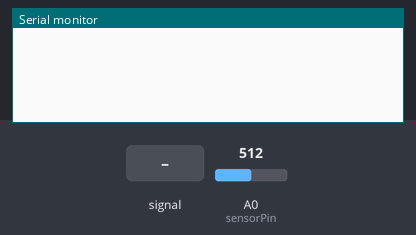
The sketch below on a simulated Arduino Uno, built with avr-gcc and run on an emulated ATmega328P. On the bench: the last lines printed to the serial monitor. The inputs (shaded band) are chosen by the test bench; at power-on: A0 (sensorPin) = 512.

Above: at 1.2 s.
1.3 s: A0 (sensorPin) fed a 200 Hz sine of ±255 counts around its level
At 2.6 s:
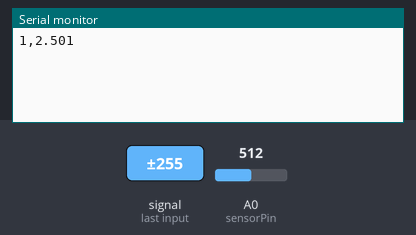
4.3 s: A0 (sensorPin) set to 716
At 5.1 s:
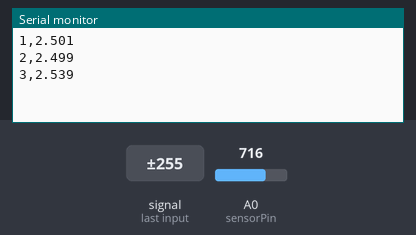
5.8 s: A0 (sensorPin) fed a 2 Hz sine of ±306 counts around its level
At 6.9 s:
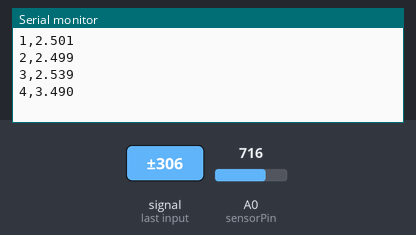
7.3 s: A0 (sensorPin) set to 900
At 8.4 s:
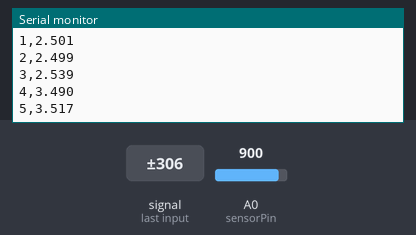
Timing chart, 0 to 9.8 s (numbered marks = the images above; inputs shaded):
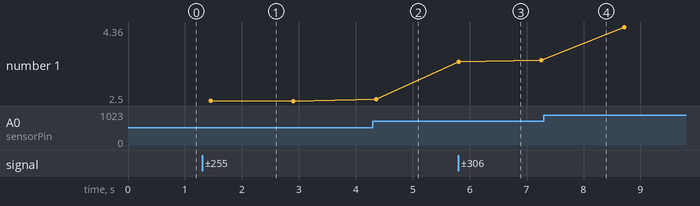

The sketch:

Arduino_voltmeter_final.ino
```cpp
/*
 * DESCRIPTION:
 * ------------
 * This program calculates and prints the voltage and measurement number to a Serial Monitor,
 * from which a Python script can scrape the data and write it to a CSV. The program is
 * intended to be run on an Arduino/Genuino Uno and uses the analog pin A0.
 *
 * CONTACT:
 * -----------
 * Jack O'Grady
 * jogrady@usc.edu
 */

const int sensorPin = A0;

// from voltage divider equation
float voltageFactor = 1;

// set initial data point as 1
long measurementNumber = 1;

void setup() {
  Serial.begin(9600);
}

void loop() {
  /*
   * The Arduino reads the analog input from 0 to 1023, so we must convert that to a voltage
   * scale, which is 5V for this board. Once we have that voltage value, we multiply by the
   * voltage factor from the voltage divider in the circuit. We need a voltage divider for
   * voltages greater than 5V as that is the Arduino's max.
   *
   * The program takes the average of 10000 voltage measurements for each data point. This avoids
   * voltage reading fluctations from the Arduino that were not present on my DMM.
   */
  int count = 0;
  float periodVoltageSum = 0;
  while (count < 10000) {
    int rawVoltRead = analogRead(sensorPin);
    float voltage = (rawVoltRead / 1024.0) * 5.0 * voltageFactor;
    periodVoltageSum += voltage;
    count++;
  }
  float voltageAve = periodVoltageSum / count;

  // prints the output to Serial in a CSV format
  Serial.print(measurementNumber);
  Serial.print(',');
  Serial.println(voltageAve, 3);
  measurementNumber++;
}
```

Measured:
- after the input at 1.3 s, the serial monitor: prints a new line after 0.15 s (image 1)
- after the input at 4.3 s, the serial monitor: prints a new line after 0.06 s (image 2)
- after the input at 5.8 s, the serial monitor: prints a new line at once (image 3)
- plotted number 1: 2.5 → 2.54 after the input at 4.3 s, 2.54 → 3.52 after the input at 5.8 s, 3.52 → 4.36 after the input at 7.3 s
